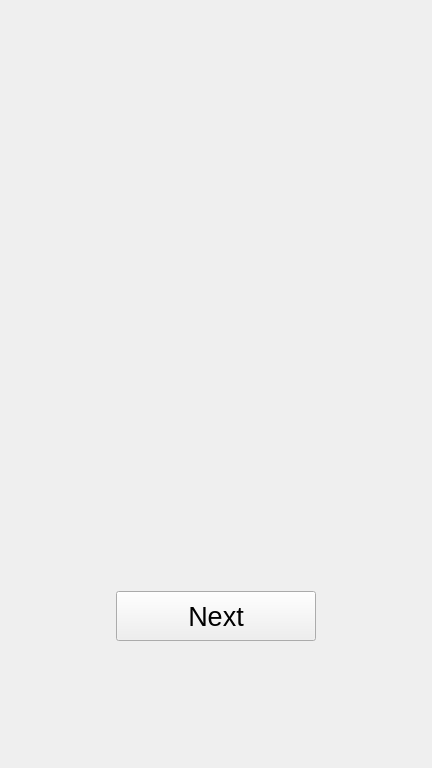
<?xml version="1.0" encoding="UTF-8"?>
<ui version="4.0">
 <class>Form</class>
 <widget class="QWidget" name="Form">
  <property name="geometry">
   <rect>
    <x>0</x>
    <y>0</y>
    <width>432</width>
    <height>768</height>
   </rect>
  </property>
  <property name="windowTitle">
   <string>Form</string>
  </property>
  <layout class="QVBoxLayout" name="verticalLayout" stretch="5,0,1">
   <item>
    <spacer name="verticalSpacer_2">
     <property name="orientation">
      <enum>Qt::Vertical</enum>
     </property>
     <property name="sizeHint" stdset="0">
      <size>
       <width>20</width>
       <height>40</height>
      </size>
     </property>
    </spacer>
   </item>
   <item>
    <layout class="QHBoxLayout" name="horizontalLayout">
     <item>
      <spacer name="horizontalSpacer">
       <property name="orientation">
        <enum>Qt::Horizontal</enum>
       </property>
       <property name="sizeHint" stdset="0">
        <size>
         <width>40</width>
         <height>20</height>
        </size>
       </property>
      </spacer>
     </item>
     <item>
      <widget class="QPushButton" name="pushButton">
       <property name="minimumSize">
        <size>
         <width>200</width>
         <height>50</height>
        </size>
       </property>
       <property name="maximumSize">
        <size>
         <width>200</width>
         <height>50</height>
        </size>
       </property>
       <property name="font">
        <font>
         <pointsize>20</pointsize>
        </font>
       </property>
       <property name="text">
        <string>Next</string>
       </property>
       <property name="shortcut">
        <string>Return</string>
       </property>
      </widget>
     </item>
     <item>
      <spacer name="horizontalSpacer_2">
       <property name="orientation">
        <enum>Qt::Horizontal</enum>
       </property>
       <property name="sizeHint" stdset="0">
        <size>
         <width>40</width>
         <height>20</height>
        </size>
       </property>
      </spacer>
     </item>
    </layout>
   </item>
   <item>
    <spacer name="verticalSpacer">
     <property name="orientation">
      <enum>Qt::Vertical</enum>
     </property>
     <property name="sizeHint" stdset="0">
      <size>
       <width>20</width>
       <height>40</height>
      </size>
     </property>
    </spacer>
   </item>
  </layout>
 </widget>
 <resources/>
 <connections>
  <connection>
   <sender>pushButton</sender>
   <signal>clicked()</signal>
   <receiver>Form</receiver>
   <slot>onClicked()</slot>
   <hints>
    <hint type="sourcelabel">
     <x>221</x>
     <y>568</y>
    </hint>
    <hint type="destinationlabel">
     <x>344</x>
     <y>762</y>
    </hint>
   </hints>
  </connection>
 </connections>
 <slots>
  <slot>onClicked()</slot>
 </slots>
</ui>
